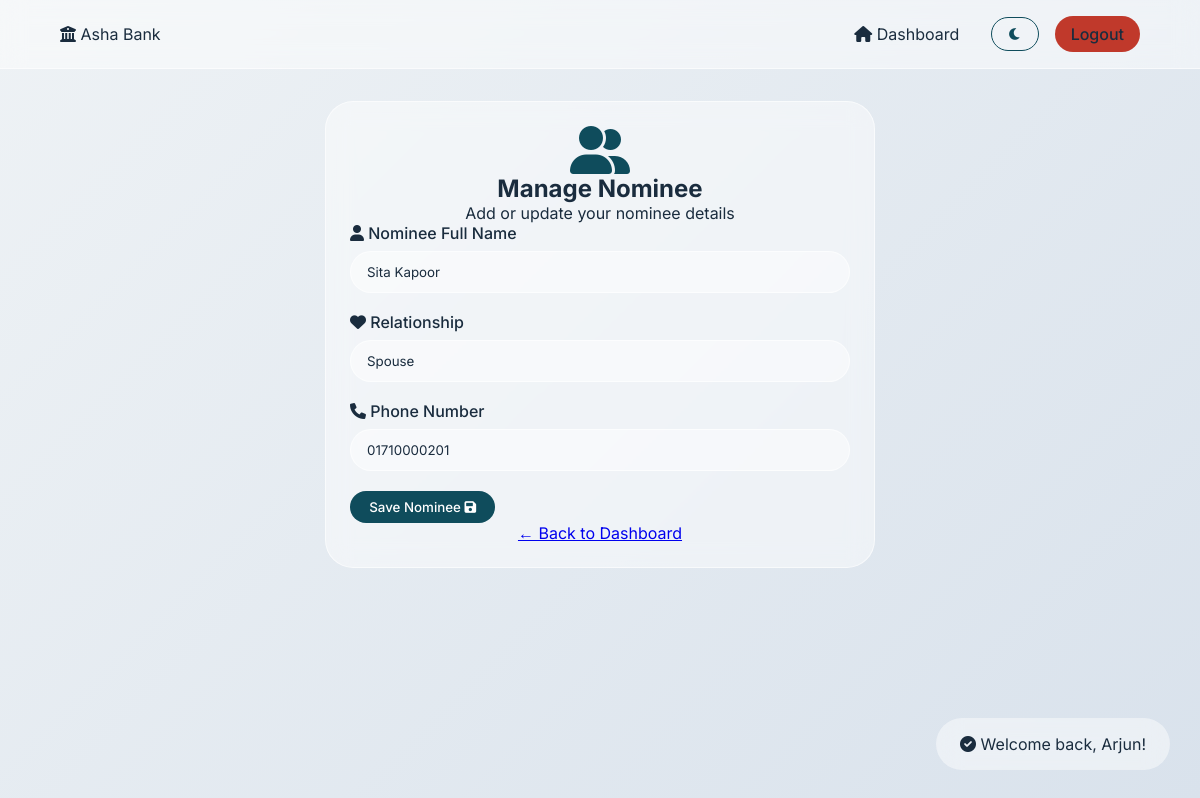
Screenshot of /profile.php (signed in) with the database file from the repository.
### tables this page shows
CREATE TABLE NOMINEE (
    NomineeID       INT AUTO_INCREMENT PRIMARY KEY,
    CustomerID      INT NOT NULL,
    NomineeName     VARCHAR(150) NOT NULL,
    NomineeRelation VARCHAR(100),
    NomineePhone    VARCHAR(20),
    FOREIGN KEY (CustomerID) REFERENCES CUSTOMER(CustomerID)
);

### config/db.php (called while the page is built, shortened)
<?php
function getToast() {
    if (isset($_SESSION['toast'])) {
        $toast = $_SESSION['toast'];
        return $toast;
    }
    return null;
}
?>

### profile.php (the view, shortened to what this page needs)
<?php require_once 'config/db.php';
$userId = $_SESSION['user_id'];
$stmt = $pdo->prepare("SELECT * FROM NOMINEE WHERE CustomerID = ?");
$stmt->execute([$userId]);
$nominee = $stmt->fetch();
?>
<!DOCTYPE html>
<html lang="en">
<head>
    <link rel="stylesheet" href="https://cdnjs.cloudflare.com/ajax/libs/font-awesome/6.0.0-beta3/css/all.min.css">
    <link rel="stylesheet" href="assets/css/style.css">
</head>
<body>
    <nav class="navbar">
        <div class="navbar-brand">
            <i class="fas fa-university"></i>
            Asha <span>Bank</span>
        </div>
        <div class="navbar-menu">
            <a href="dashboard.php"><i class="fas fa-home"></i> Dashboard</a>
            <button id="themeToggle" class="btn-outline" style="background: transparent; padding: 0.5rem 1rem;">
                <i class="fas fa-moon"></i>
            </button>
            <a href="logout.php" class="btn-danger" style="padding: 0.5rem 1rem;">Logout</a>
        </div>
    </nav>
    <div class="container">
        <div class="glass-card fade-in" style="max-width: 550px; margin: 0 auto;">
            <div class="text-center">
                <i class="fas fa-user-friends" style="font-size: 3rem; color: var(--accent);"></i>
                <h2>Manage Nominee</h2>
                <p class="text-muted">Add or update your nominee details</p>
            </div>
            <form method="POST" data-validate="true">
                <div class="form-group">
                    <label><i class="fas fa-user"></i> Nominee Full Name</label>
                    <input type="text" name="nominee_name" placeholder="Enter nominee's full name" value="<?= htmlspecialchars($nominee['NomineeName'] ?? '') ?>" required>
                </div>
                <div class="form-group">
                    <label><i class="fas fa-heart"></i> Relationship</label>
                    <input type="text" name="relation" placeholder="e.g., Spouse, Child, Parent" value="<?= htmlspecialchars($nominee['NomineeRelation'] ?? '') ?>" required>
                </div>
                <div class="form-group">
                    <label><i class="fas fa-phone"></i> Phone Number</label>
                    <input type="tel" name="phone" placeholder="Nominee's phone number" value="<?= htmlspecialchars($nominee['NomineePhone'] ?? '') ?>">
                </div>
                <button type="submit" class="btn btn-block">Save Nominee <i class="fas fa-save"></i></button>
            </form>
            <div class="text-center mt-3">
                <a href="dashboard.php">← Back to Dashboard</a>
            </div>
        </div>
    </div>
    <div id="toastContainer">
        <?php $toast = getToast(); if($toast): ?>
            <div class="toast-notification <?= $toast['type'] ?>">
                <i class="fas <?= $toast['type'] == 'success' ? 'fa-check-circle' : 'fa-info-circle' ?>"></i>
                <span><?= htmlspecialchars($toast['message']) ?></span>
            </div>
        <?php endif; ?>
    </div>
</body>
</html>

### assets/css/style.css (style rules this page uses)
:root { --bg-gradient-start: #eef2f5; --bg-gradient-end: #d9e2ec; --glass-bg: rgba(255, 255, 255, 0.45); --glass-border: rgba(255, 255, 255, 0.6); --text-primary: #1a2c3e; --text-muted: #5a6e7c; --accent: #0f4c5c; --accent-hover: #0a3a46; --success: #27ae60; --danger: #c0392b; --warning: #e67e22; --info: #2980b9; --radius-xl: 28px; --radius-lg: 20px; --transition: 0.3s ease; }
* { margin: 0; padding: 0; box-sizing: border-box; font-family: 'Inter', sans-serif; }
body { background: linear-gradient(135deg, var(--bg-gradient-start), var(--bg-gradient-end)); color: var(--text-primary); min-height: 100vh; }
.glass-card { background: var(--glass-bg); backdrop-filter: blur(12px); border-radius: var(--radius-xl); border: 1px solid var(--glass-border); padding: 1.5rem; transition: transform var(--transition); }
.navbar { display: flex; justify-content: space-between; align-items: center; padding: 1rem 5%; background: var(--glass-bg); backdrop-filter: blur(12px); border-bottom: 1px solid var(--glass-border); position: sticky; top: 0; z-index: 100; }
.navbar-menu { display: flex; gap: 1rem; align-items: center; flex-wrap: wrap; }
.navbar-menu a { text-decoration: none; color: var(--text-primary); padding: 0.5rem 1rem; border-radius: 40px; transition: background var(--transition); }
.btn, .btn-outline, .btn-danger { padding: 0.5rem 1.2rem; border-radius: 40px; border: none; cursor: pointer; font-weight: 500; text-decoration: none; display: inline-block; }
.btn { background: var(--accent); color: white; }
.btn-outline { background: transparent; border: 1px solid var(--accent); color: var(--accent); }
.btn-danger { background: var(--danger); color: white; }
.container { max-width: 1280px; margin: 0 auto; padding: 2rem; }
.form-group { margin-bottom: 1.2rem; }
.form-group label { display: block; margin-bottom: 0.5rem; font-weight: 500; }
input, select, textarea { width: 100%; padding: 0.75rem 1rem; border-radius: 40px; border: 1px solid var(--glass-border); background: var(--glass-bg); color: var(--text-primary); outline: none; }
.toast-notification { position: fixed; bottom: 30px; right: 30px; padding: 1rem 1.5rem; border-radius: 40px; background: var(--glass-bg); backdrop-filter: blur(12px); z-index: 999; animation: slideIn 0.3s ease; }
.text-center { text-align: center; }

### rows the page displays
nominee: nominee_name "Sita Kapoor", relation "Spouse", phone "01710000201"

### other values shown
$toast['message'] "Welcome back, Arjun!"
